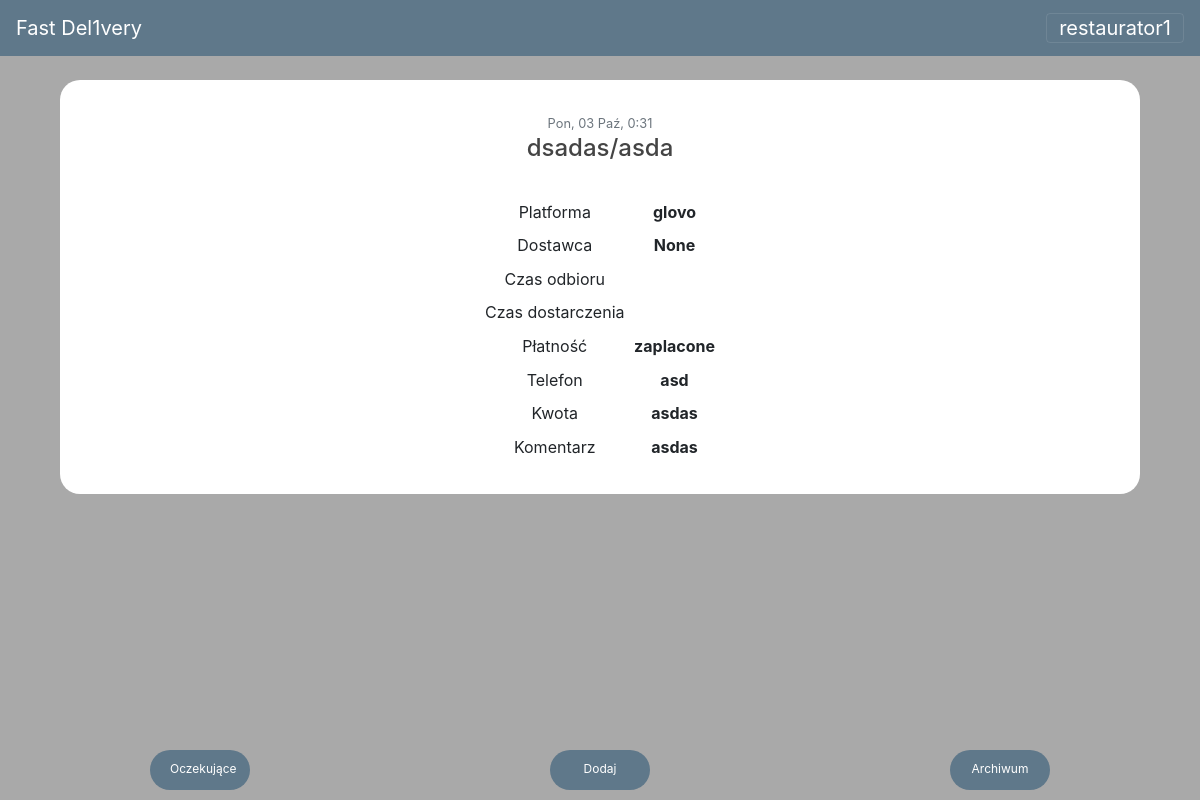
/post/3/ (signed in), run on the app's committed database.
### users/models.py (models this page shows)
class CustomUser(AbstractUser):
    choose_stanowisko = (
        ('Driver', 'Driver'),
        ('Restaurator', 'Restaurator')
    )
    stanowisko = models.CharField(max_length=50, choices=choose_stanowisko, default='Driver')
    choose_restauracja = (
        ('Joe Gonzalez', 'Joe Gonzalez'),
        ('Czeska Gospoda', 'Czeska Gospoda'),
        ('Mexicana', 'Mexicana')
    )
    restauracja = models.CharField(max_length=50, choices=choose_restauracja, default='Joe')
    pass
    class Meta:
        ordering = ['date_joined']

### posts/models.py (models this page shows, shortened)
class Post(models.Model):
    id = models.AutoField(primary_key=True)
    date = models.DateTimeField(default=datetime.datetime.now())
    restauracja = models.CharField(max_length=50)
    LOW = 15
    NORMAL = 20
    HIGH = 30
    VHIGH = 45
    HIGHEST = 60
    STATUS_CHOICES = (
        (LOW, '15 min'),
        (NORMAL, '20 min'),
        (HIGH, '30 min'),
        (VHIGH, '45 min'),
        (HIGHEST, '60 min'),
    )
    czas_przygotowania = models.IntegerField(default=LOW, choices=STATUS_CHOICES)
    czas_odebrania = models.DateTimeField(null=True, blank=True)
    czas_dostarczenia = models.DateTimeField(null=True, blank=True)
    status = models.CharField(max_length=50,default="Oczekujące")
    no_of_likes = models.CharField(max_length=50, null = True, blank=True)
    miasto = models.CharField(max_length=50, null=False, default="Olsztyn")
    adres = models.CharField(max_length=50, null = False)
    nr_mieszkania = models.CharField(max_length=4, null = False, blank=True)
    choose_payment = (
        ('karta','Karta'),
        ('gotowka','Gotowka'),
        ('zaplacone','Zaplacone')
    )
    płatność = models.CharField(max_length=10, choices=choose_payment, default='zaplacone')
    kwota = models.CharField(max_length=5, null = False)
    telefon = models.CharField(max_length=13, null = False)
    komentarz = models.CharField(max_length=200, null=True, blank=True)
    choose_platform = (
        ('uber','Uber'),
        ('rest','Rest'),
        ('glovo','Glovo'),
        ('tel','Tel')
    )
    platforma = models.CharField(max_length=5, choices=choose_platform, default='glovo')
    oczekujace = models.BooleanField(default=True)
    trasa = models.BooleanField(default=False)
    zakonczone = models.BooleanField(default=False)
    class Meta:
        ordering = ['date']

### posts/views.py (the view)
# urls.py: path('post/<int:pk>/', PostDetailView.as_view(), name='post-detail'),
class PostDetailView(LoginRequiredMixin, DetailView):
    model = Post
    login_url = '/login/'

### posts/templates/posts/post_detail.html
{% extends "posts/base.html" %}
{% block content %}
<div class="detail">
    <small class="text-muted">{{ post.date|date:"D, d M, G:i" }}</small>
    <h4><a class="article-title" href="{% url 'post-detail' post.id %}">{{ post.adres }}/{{post.nr_mieszkania}}</a> </h4>
    <br>
    <table class="table-sm" style="margin-left:auto;margin-right:auto;">
      <tbody>
        <tr>
          <td>Platforma</td>
          <th scope="row">{{ post.platforma }}</th>
        </tr>
        <tr>
          <td>Dostawca</td>
          <th scope="row">{{ post.no_of_likes }}</th>
        </tr>
         <tr>
          <td>Czas odbioru</td>
          <th scope="row">{{ post.czas_odebrania|time }}</th>
        </tr>
         <tr>
          <td>Czas dostarczenia</td>
          <th scope="row">{{ post.czas_dostarczenia|time }}</th>
        </tr>
        <tr>
          <td>Płatność</td>
          <th scope="row">{{ post.płatność }}</th>
        </tr>
        <tr>
          <td>Telefon</td>
          <th scope="row">{{ post.telefon }}</th>
        </tr>
        <tr>
          <td>Kwota</td>
          <th scope="row">{{ post.kwota }}</th>
        </tr>
        <tr>
          <td>Komentarz</td>
          <th scope="row">{{ post.komentarz }}</th>
        </tr>
      </tbody>
    </table>
</div>
{% endblock content %}

### posts/templates/posts/base.html (shortened to what this page needs)
{% load static %}
{% load i18n %}
<!DOCTYPE html>
<html>
<head>
    <link rel="stylesheet" href="https://maxcdn.bootstrapcdn.com/bootstrap/4.0.0/css/bootstrap.min.css">
    <link rel="stylesheet" type="text/css" href="{% static 'posts/main.css' %}?{% now "U" %}">
</head>
<body>
    {% language 'pl' %}
    <nav class="navbar navbar-dark bg-steel fixed-top" id="top-nav">
      <a class="navbar-brand" href="{% url 'posts-home' %}">
        Fast Del1very
      </a>
        {% if user.is_authenticated %}
      <button class="navbar-toggler" type="button" data-toggle="collapse" data-target="#navbarText" aria-controls="navbarText" aria-expanded="false" aria-label="Toggle navigation">
        <a id="nickname">{{ user.username }} </a>
      </button>
        {% endif %}
    </nav>
    {% if user.is_authenticated %}
    <ul class="nav nav-pills nav-justified fixed-bottom navbar-dark">
      <li class="nav-item">
        <a class="button" href="{% url 'posts-home' %}">Oczekujące</a>
      </li>
      {% if user.stanowisko == "Driver" %}
      <li class="nav-item">
        <a class="button" href="{% url 'posts-trasa' %}">Trasa</a>
      </li>
      {% else %}
      <li class="nav-item">
        <a class="button" href="{% url 'post-create' %}">Dodaj</a>
      </li>
      {% endif %}
      <li class="nav-item">
        <a class="button" href="{% url 'posts-zakonczone' %}">Archiwum</a>
      </li>
    </ul>
    {% endif %}
    <main role="main" class="container">
    <div class="col-md-12">
      {% block content %} {% endblock %}
    </div>
    </main>
    {% endlanguage %}
</body>
</html>

### posts/static/posts/main.css (style rules this page uses)
body { background: #A9A9A9; margin-top: 5rem; }
.bg-steel { background-color: #5f788a; }
.article-title { color: #444444; }
.button { background-color: #5F788A; border: none; color: white; padding: 10px 20px; text-align: center; text-decoration: none; display: inline-block; font-size: 12px; margin: 10px 0px; cursor: pointer; width: 100px; height: 40px; border-radius: 20px; }
.detail { background-color:#fff; padding-bottom: 30px; padding-top: 30px; border-radius: 20px 20px 20px 20px; text-align: center; }
#nickname { color: #ffffff; }
.col-md-12 { padding-bottom:30px; }

### data on the page
CustomUser: username "restaurator1"
Post: date "Pon, 03 Paź, 0:31", adres "dsadas", nr_mieszkania "asda", platforma "glovo", no_of_likes "None", płatność "zaplacone", telefon "asd", kwota "asdas", komentarz "asdas"
